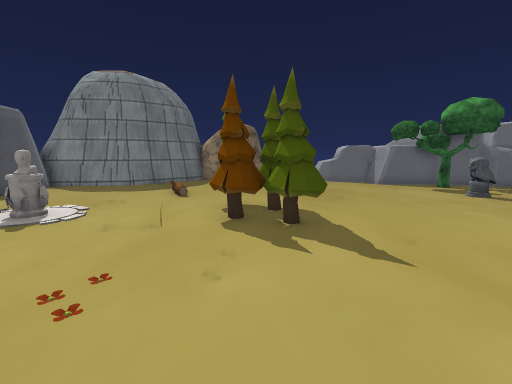
View 1 (above)

24 first-person views from a walk through a 3-D level made in the Unity game engine. The camera is 1.4 m above the floor, tilts 8° down and sees 90° across. The floor is counted in squares, 1 m on a side. Each view is taken from the middle of a square. On the plan, view 1 faces up. The plan holds only what a view shows up to about 13 squares ahead; the rest is blank. The place goes on beyond the plan. Some surface patterns are stand-ins.

View 2
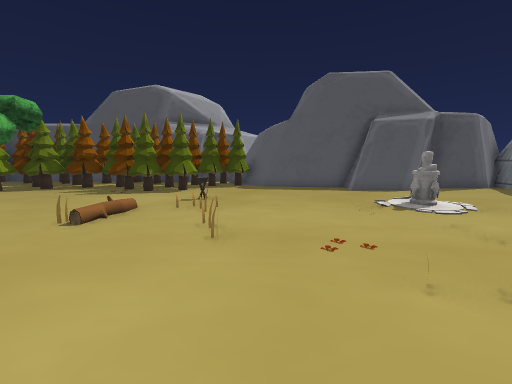

View 3
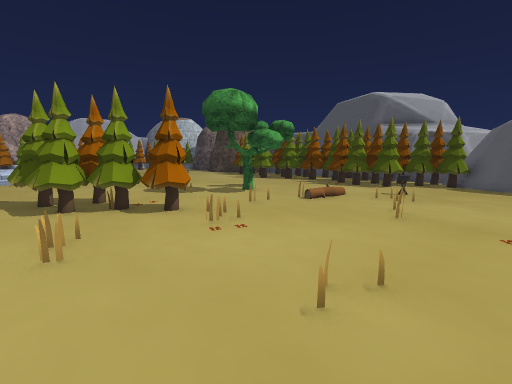

View 4
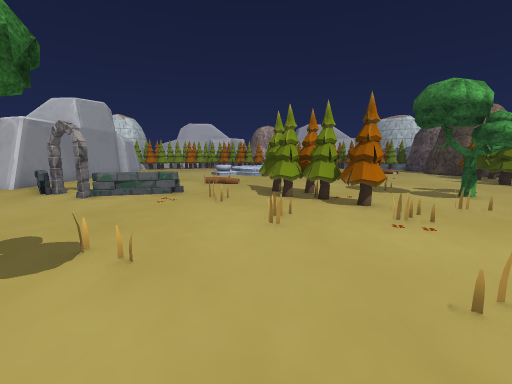

View 5
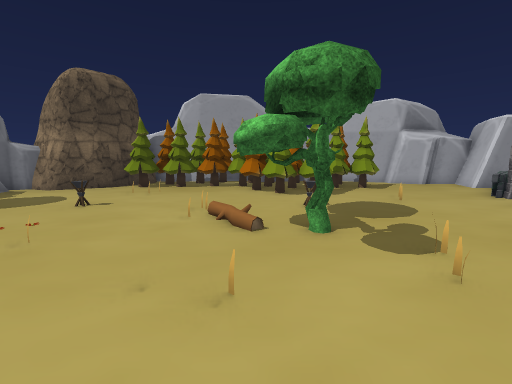

View 6
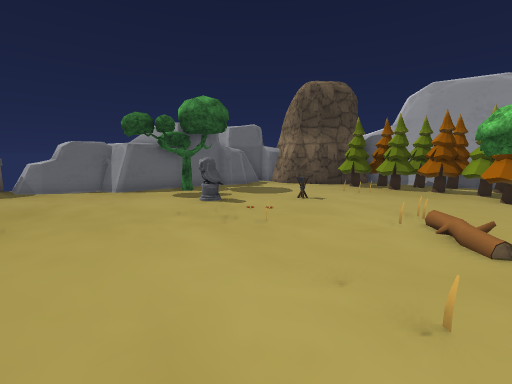

View 7
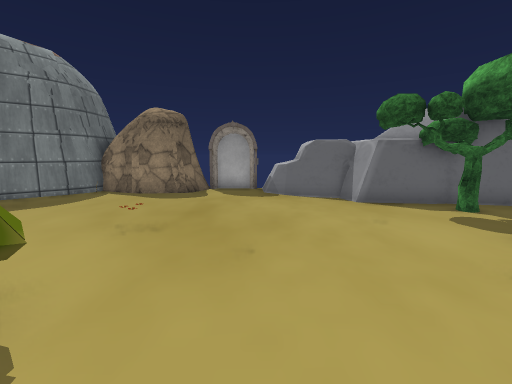

View 8
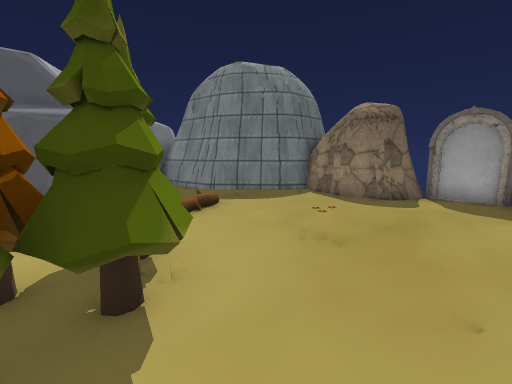

View 9
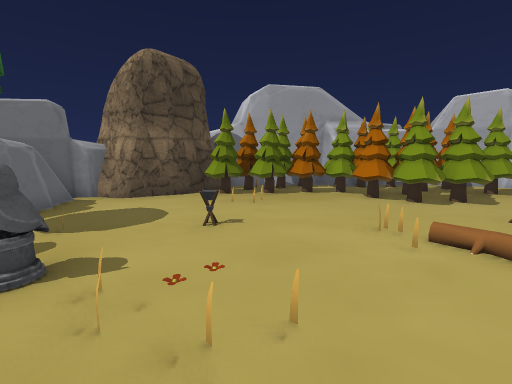

View 10
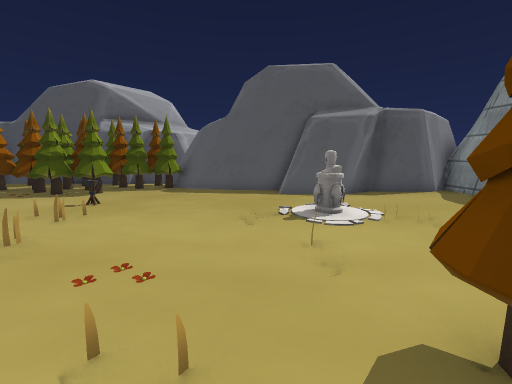

View 11
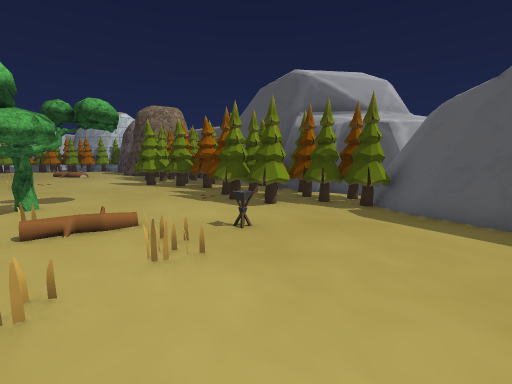

View 12
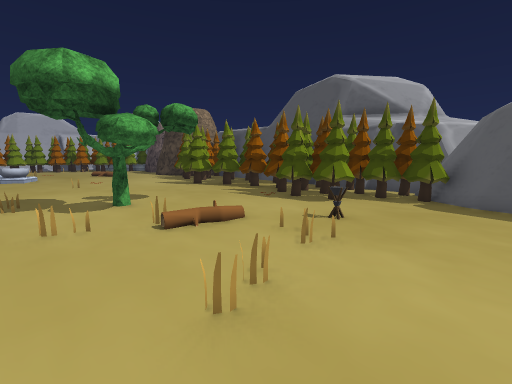

View 13
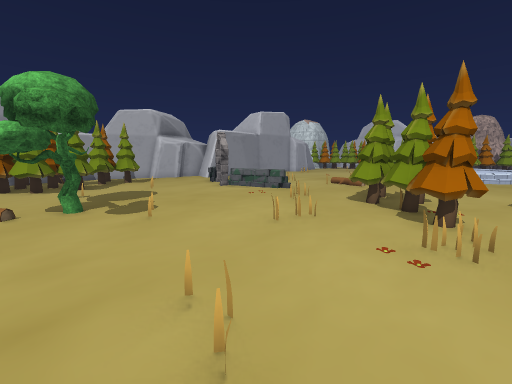

View 14
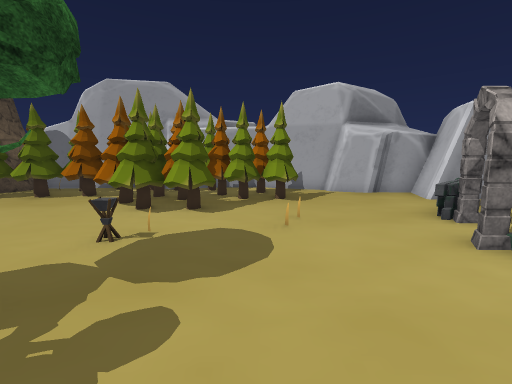

View 15
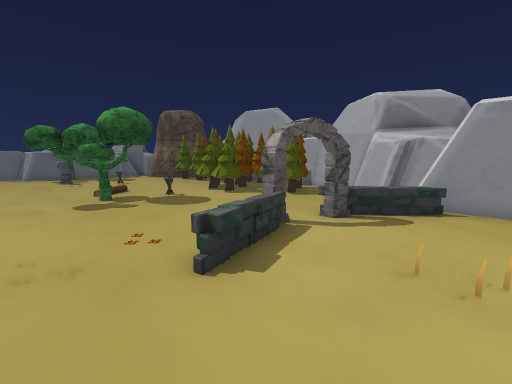

View 16
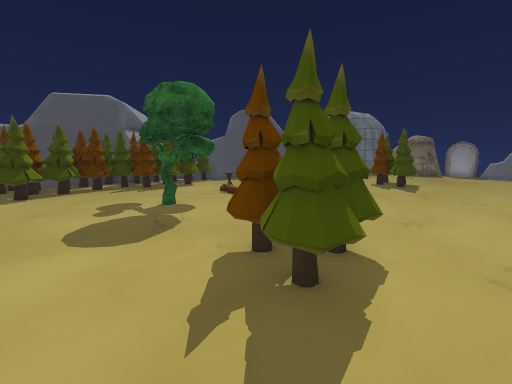

View 17
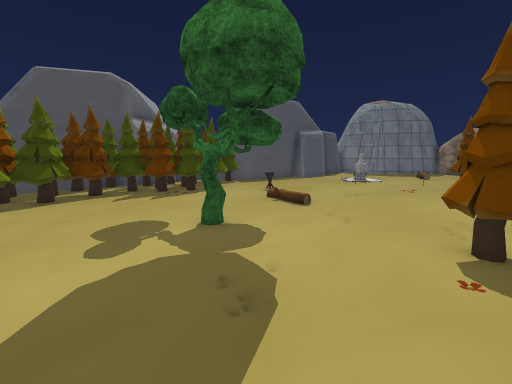

View 18
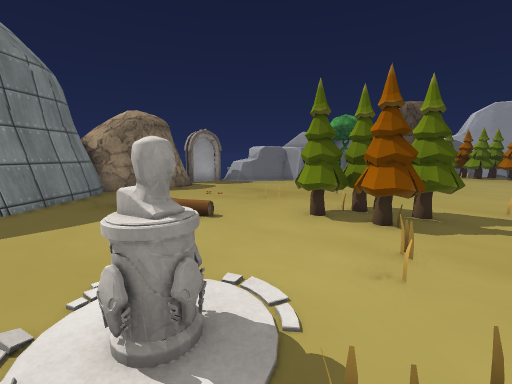

View 19
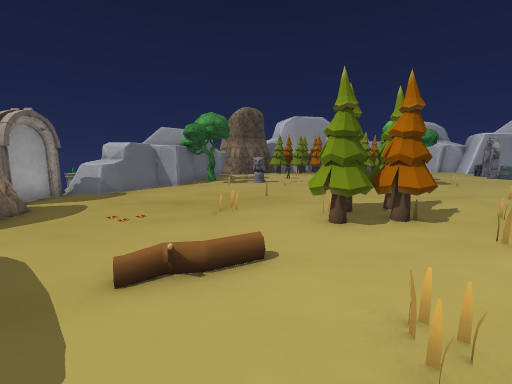

View 20
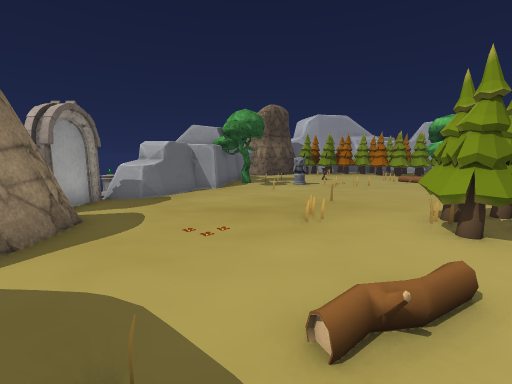

View 21
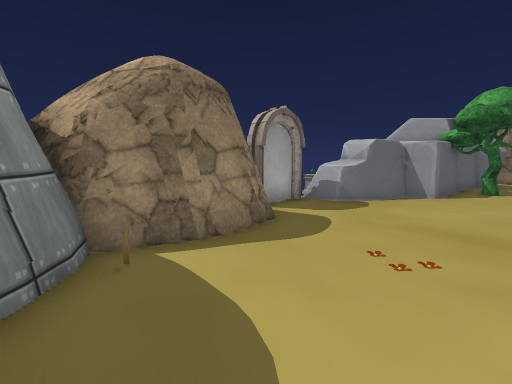

View 22
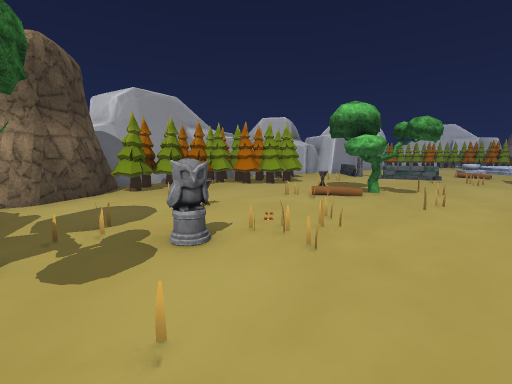

View 23
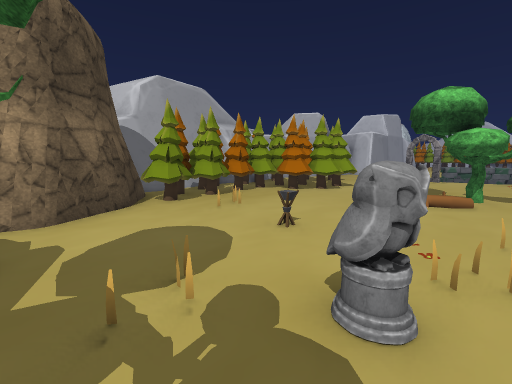

View 24
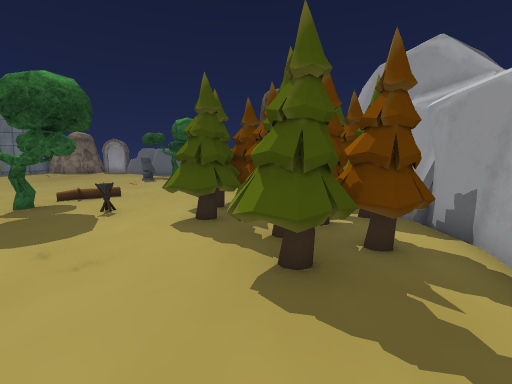

### Floor plan
Key: @ floor where view 1 was taken; # wall or solid block; . main floor; : floor 0.25 m higher than the main floor; / step, stairs or slope; = window, fence, low wall or low ledge; ^ raised ledge; O other object.
Columns run from 12 left of view 1 to 18 right of it. Each row starts with its distance up from view 1.
 17         OOO
 16          OOOOO#OOO
 15         #OOOO...OO
 14        ##.......OOO
 13  #######..........O OO#  ##
 12   ####..O...........OOOOOO#
 11   ##.................O....OO
 10   ##.....O...O........=...OO
  9   ##................O.....OOO
  8    #....O..OO..............OOO
  7    #.......OOO.....O..O...OOO##
  6   ##...^...OOO...........OOOO##
  5   ##.....OOOOO............OOOO#
  4   #....O..............O....OOO#
  3  ##...............O..:....OO O#
  2  ##................OO....OOOOO#
  1 ###................OO.O.OOOOOO#
  0 #OO.....OOO.@.........O.OOOOOO#
 -1 OOO...O............O....OOOOO #
 -2 #OOOO........O..O.........OOOO#
 -3 #OOOO...........O.......O.OOO##
 -4 #OOOO......OOO...............#
 -5 OOOOO...OO...OOO............##
 -6 OOOO....OO....OO..O.==O.....#
 -7 OOOO.........OOOO..==..O#=..#
 -8   OOO..........O.........=###
 -9  OOOO.....................###
-10 OO  O............//..O.....#

Positions as (right, up) in squares from view 1, and headings:
1: (0, 0), facing up
2: (2, 1), facing left
3: (4, 2), facing down-left
4: (4, 3), facing down
5: (3, 2), facing right
6: (3, 2), facing up-right
7: (3, 5), facing up
8: (3, 6), facing up-left
9: (5, 6), facing right
10: (1, 4), facing left
11: (-3, 3), facing down-left
12: (-1, 2), facing down-left
13: (0, 2), facing down-right
14: (6, -2), facing right
15: (5, -10), facing up-right
16: (5, -10), facing up-left
17: (1, -9), facing up-left
18: (-6, 4), facing up-right
19: (-6, 9), facing right
20: (-5, 11), facing right
21: (-4, 11), facing up-right
22: (4, 11), facing down-right
23: (7, 11), facing down-right
24: (14, -6), facing up
